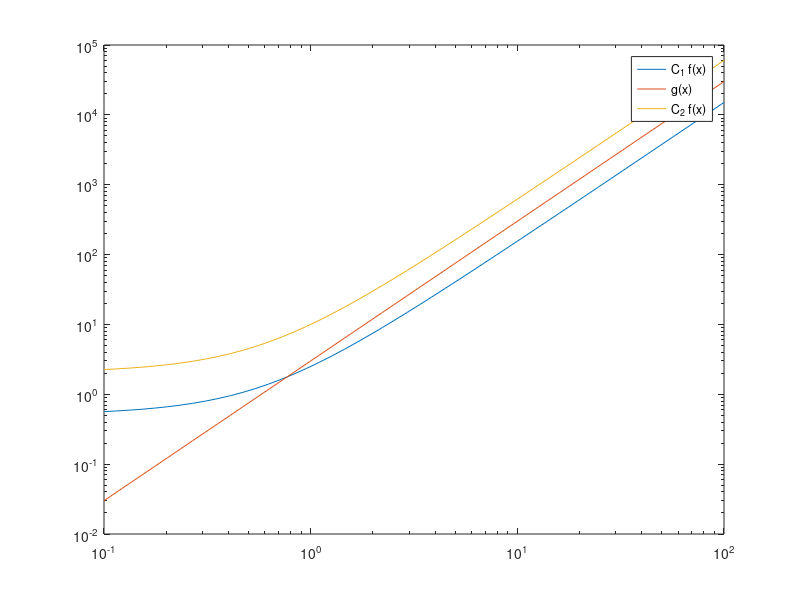

Source code (MATLAB):
x = logspace(-1,2);

g = 3*x.^2;
f1 = 1.5*x.^2 + 0.5*x + 0.5;
f2 = 6*x.^2 + 2*x + 2;

loglog(x,f1, x, g, x, f2);

legend('C_1 f(x)','g(x)','C_2 f(x)');